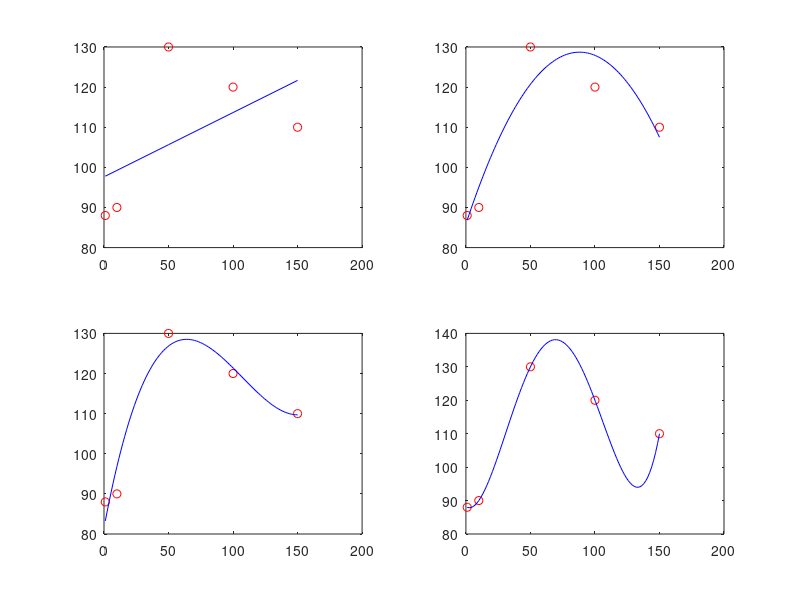

MATLAB code for this plot:
%compare orders
t=[1 10 50 100 150]; S=[88 90 130 120 110];
T=linspace(1,150,100);
first=polyfit(t,S,1);
yfirst=polyval(first,t);
subplot(2,2,1)
plot(t,S,'ro',t,yfirst,'b')
sec=polyfit(t,S,2);
ysec=polyval(sec,T);
subplot(2,2,2)
plot(t,S,'ro',T,ysec,'b')
thrd=polyfit(t,S,3);
ythrd=polyval(thrd,T);
subplot(2,2,3)
plot(t,S,'ro',T,ythrd,'b')
four=polyfit(t,S,4);
yfour=polyval(four,T);
subplot(2,2,4)
plot(t,S,'ro',T,yfour,'b')